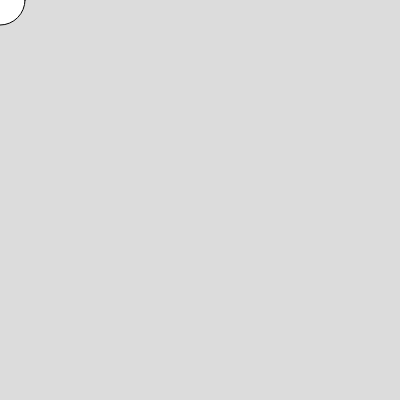
Frame 1 (no input)
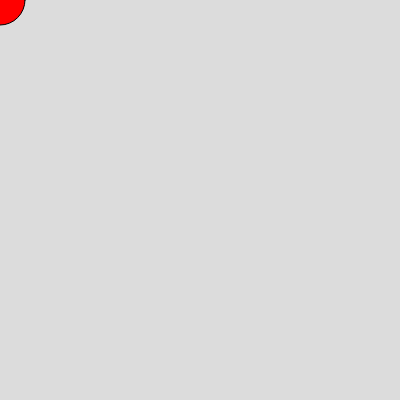
Frame 60 (no input)
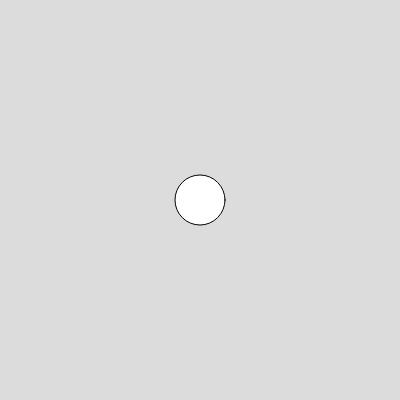
Frame 120 (the mouse pressed at the canvas centre since frame 60)

The p5.js sketch that drew these frames (run headless with seeded random() and noise() and a simulated clock; from frame 60 on, the mouse is pressed at the canvas centre):

// p5.js sketch
// ── sketch.js
let dia = 50
const Mid = 200


function setup() {
  fill(52, 219, 235)
  createCanvas(400, 400);
}


function draw() {
  background(220);
  
  let xMus=mouseX
  let yMus=mouseY
  
  circle(xMus,yMus,dia);

  if (xMus<200 && yMus<200 || xMus>200 && yMus>200) 
  {fill("red")}
    else {fill("white");
  }

   
}
